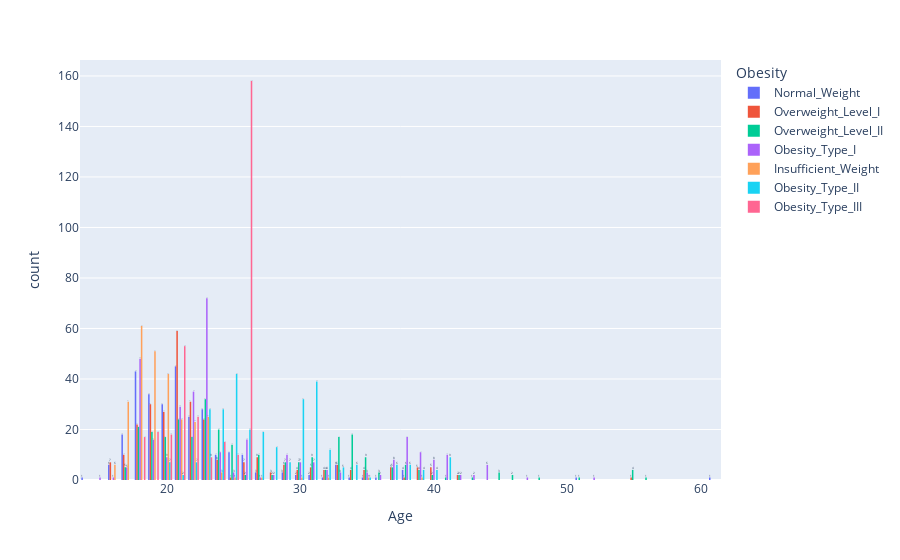

This figure's notebook cell:
### Code cell
px. histogram(df,x= "Age", text_auto = True, color = 'Obesity', barmode = 'group')

### Figure 1 — Plotly figure (JSON) as saved in the notebook; plotly's stock layout.template omitted (floating-point values rounded to 4 significant figures; data arrays with more than 128 entries replaced by an {"elided": "..."} marker saying what was removed)
{"data": [{"alignmentgroup": "True", "bingroup": "x", "hovertemplate": "Obesity=Normal_Weight<br>Age=%{x}<br>count=%{y}<extra></extra>", "legendgroup": "Normal_Weight", "marker": {"color": "#636efa", "pattern": {"shape": ""}}, "name": "Normal_Weight", "offsetgroup": "Normal_Weight", "orientation": "v", "showlegend": true, "texttemplate": "%{value}", "type": "histogram", "x": {"elided": "287 float values"}, "xaxis": "x", "yaxis": "y"}, {"alignmentgroup": "True", "bingroup": "x", "hovertemplate": "Obesity=Overweight_Level_I<br>Age=%{x}<br>count=%{y}<extra></extra>", "legendgroup": "Overweight_Level_I", "marker": {"color": "#EF553B", "pattern": {"shape": ""}}, "name": "Overweight_Level_I", "offsetgroup": "Overweight_Level_I", "orientation": "v", "showlegend": true, "texttemplate": "%{value}", "type": "histogram", "x": {"elided": "290 float values"}, "xaxis": "x", "yaxis": "y"}, {"alignmentgroup": "True", "bingroup": "x", "hovertemplate": "Obesity=Overweight_Level_II<br>Age=%{x}<br>count=%{y}<extra></extra>", "legendgroup": "Overweight_Level_II", "marker": {"color": "#00cc96", "pattern": {"shape": ""}}, "name": "Overweight_Level_II", "offsetgroup": "Overweight_Level_II", "orientation": "v", "showlegend": true, "texttemplate": "%{value}", "type": "histogram", "x": {"elided": "290 float values"}, "xaxis": "x", "yaxis": "y"}, {"alignmentgroup": "True", "bingroup": "x", "hovertemplate": "Obesity=Obesity_Type_I<br>Age=%{x}<br>count=%{y}<extra></extra>", "legendgroup": "Obesity_Type_I", "marker": {"color": "#ab63fa", "pattern": {"shape": ""}}, "name": "Obesity_Type_I", "offsetgroup": "Obesity_Type_I", "orientation": "v", "showlegend": true, "texttemplate": "%{value}", "type": "histogram", "x": {"elided": "351 float values"}, "xaxis": "x", "yaxis": "y"}, {"alignmentgroup": "True", "bingroup": "x", "hovertemplate": "Obesity=Insufficient_Weight<br>Age=%{x}<br>count=%{y}<extra></extra>", "legendgroup": "Insufficient_Weight", "marker": {"color": "#FFA15A", "pattern": {"shape": ""}}, "name": "Insufficient_Weight", "offsetgroup": "Insufficient_Weight", "orientation": "v", "showlegend": true, "texttemplate": "%{value}", "type": "histogram", "x": {"elided": "272 float values"}, "xaxis": "x", "yaxis": "y"}, {"alignmentgroup": "True", "bingroup": "x", "hovertemplate": "Obesity=Obesity_Type_II<br>Age=%{x}<br>count=%{y}<extra></extra>", "legendgroup": "Obesity_Type_II", "marker": {"color": "#19d3f3", "pattern": {"shape": ""}}, "name": "Obesity_Type_II", "offsetgroup": "Obesity_Type_II", "orientation": "v", "showlegend": true, "texttemplate": "%{value}", "type": "histogram", "x": {"elided": "297 float values"}, "xaxis": "x", "yaxis": "y"}, {"alignmentgroup": "True", "bingroup": "x", "hovertemplate": "Obesity=Obesity_Type_III<br>Age=%{x}<br>count=%{y}<extra></extra>", "legendgroup": "Obesity_Type_III", "marker": {"color": "#FF6692", "pattern": {"shape": ""}}, "name": "Obesity_Type_III", "offsetgroup": "Obesity_Type_III", "orientation": "v", "showlegend": true, "texttemplate": "%{value}", "type": "histogram", "x": {"elided": "324 float values"}, "xaxis": "x", "yaxis": "y"}], "layout": {"barmode": "group", "legend": {"title": {"text": "Obesity"}, "tracegroupgap": 0}, "margin": {"t": 60}, "xaxis": {"anchor": "y", "domain": [0, 1], "title": {"text": "Age"}}, "yaxis": {"anchor": "x", "domain": [0, 1], "title": {"text": "count"}}}}
